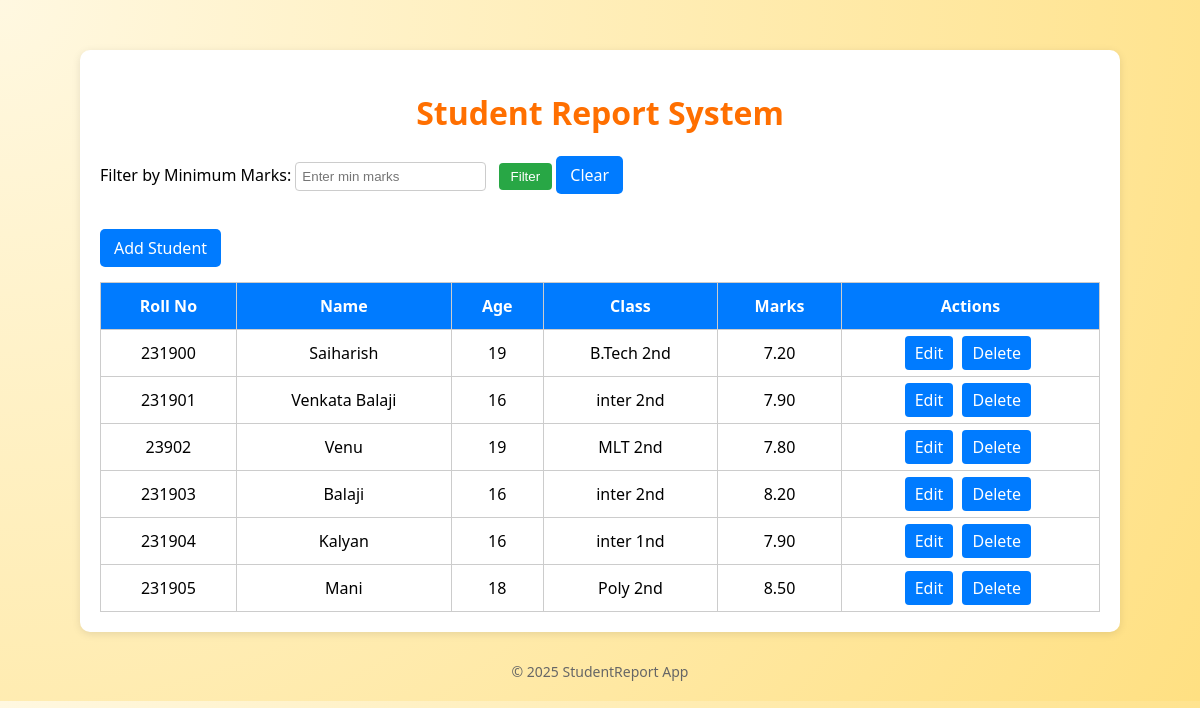
The page / on the database its author committed.
### tasks/models.py (models this page shows, shortened)
class Student(models.Model):
    roll_number = models.IntegerField(unique=True)  # Or remove 'unique=True' if you don’t want it
    name = models.CharField(max_length=100)
    age = models.IntegerField(default=0)
    student_class = models.CharField(max_length=20)
    marks = models.DecimalField(max_digits=5, decimal_places=2, default=0.00)

### tasks/views.py (the view)
# urls.py: path('', views.student_list, name='student_list'),
def student_list(request):
    students = Student.objects.all()
    return render(request, 'tasks/student_list.html', {'students': students})

### tasks/templates/tasks/student_list.html (shortened to what this page needs)
<!DOCTYPE html>
<html>
<head>
</head>
<body>
<div class="container">
    <h1>Student Report System</h1>
    <form method="get" class="filter-form">
        <label>Filter by Minimum Marks: </label>
        <input type="number" name="min_marks" placeholder="Enter min marks" value="{{ request.GET.min_marks }}">
        <button type="submit">Filter</button>
        <a class="add-btn" href="{% url 'student_list' %}">Clear</a>
    </form>
    <a class="add-btn" href="{% url 'add_student' %}">Add Student</a>
    <table>
        <tr>
            <th>Roll No</th>
            <th>Name</th>
            <th>Age</th>
            <th>Class</th>
            <th>Marks</th>
            <th>Actions</th>
        </tr>
        {% for student in students %}
            {% if not request.GET.min_marks or student.marks|floatformat >= request.GET.min_marks|floatformat %}
            <tr>
                <td>{{ student.roll_number }}</td>
                <td>{{ student.name }}</td>
                <td>{{ student.age }}</td>
                <td>{{ student.student_class }}</td>
                <td>{{ student.marks }}</td>
                <td>
                    <a class="action-btn" href="{% url 'edit_student' student.pk %}">Edit</a>
                    <a class="action-btn" href="{% url 'delete_student' student.pk %}">Delete</a>
                </td>
            </tr>
            {% endif %}
        {% empty %}
        <tr><td colspan="6">No students found.</td></tr>
        {% endfor %}
    </table>
</div>
<footer>© 2025 StudentReport App</footer>
</body>
</html>

### tasks/templates/tasks/student_list.html (style rules this page uses)
body { font-family: 'Segoe UI', Tahoma, Geneva, Verdana, sans-serif; background: radial-gradient(circle at top left, #fff8e1, #ffe082); margin: 0; padding: 20px; }
.container { max-width: 1000px; margin: 30px auto; background-color: #ffffff; padding: 20px; border-radius: 10px; box-shadow: 0 2px 8px rgba(0, 0, 0, 0.1); }
h1 { text-align: center; color: #ff6f00; }
.add-btn { background-color: #007bff; color: white; padding: 8px 14px; border-radius: 5px; text-decoration: none; margin-bottom: 15px; display: inline-block; }
table { width: 100%; border-collapse: collapse; }
th, td { padding: 12px; border: 1px solid #ccc; text-align: center; }
th { background-color: #007bff; color: white; }
.action-btn { background-color: #007bff; color: white; padding: 6px 10px; border-radius: 4px; text-decoration: none; margin-right: 5px; }
.filter-form { margin-bottom: 20px; }
.filter-form input { padding: 6px; margin-right: 8px; border-radius: 4px; border: 1px solid #ccc; }
.filter-form button { padding: 6px 12px; background-color: #28a745; border: none; color: white; border-radius: 4px; cursor: pointer; }
footer { text-align: center; margin-top: 30px; color: #666; font-size: 14px; }

### rows shown on the page
Student: roll_number "231900", name "Saiharish", age "19", student_class "B.Tech 2nd", marks "7.20"
Student: roll_number "231901", name "Venkata Balaji", age "16", student_class "inter 2nd", marks "7.90"
Student: roll_number "23902", name "Venu", age "19", student_class "MLT 2nd", marks "7.80"
Student: roll_number "231903", name "Balaji", age "16", student_class "inter 2nd", marks "8.20"
Student: roll_number "231904", name "Kalyan", age "16", student_class "inter 1nd", marks "7.90"
Student: roll_number "231905", name "Mani", age "18", student_class "Poly 2nd", marks "8.50"
